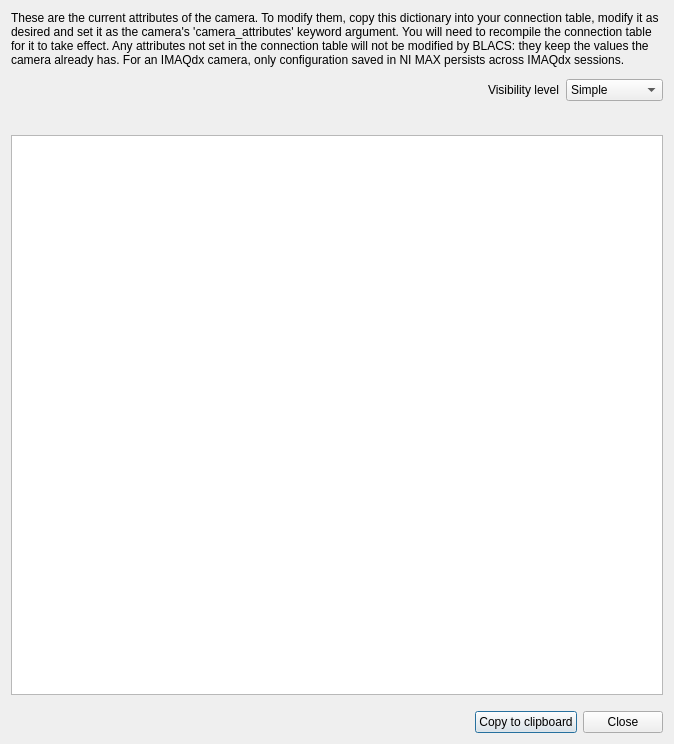
<?xml version="1.0" encoding="UTF-8"?>
<ui version="4.0">
 <class>dialog</class>
 <widget class="QDialog" name="dialog">
  <property name="geometry">
   <rect>
    <x>0</x>
    <y>0</y>
    <width>674</width>
    <height>744</height>
   </rect>
  </property>
  <property name="windowTitle">
   <string>Form</string>
  </property>
  <property name="windowIcon">
   <iconset resource="../../../clones/qtutils/qtutils/icons/icons.qrc">
    <normaloff>:/qtutils/fugue/table-import.png</normaloff>:/qtutils/fugue/table-import.png</iconset>
  </property>
  <layout class="QVBoxLayout" name="verticalLayout">
   <item>
    <widget class="QLabel" name="label">
     <property name="text">
      <string>These are the current attributes of the camera. To modify them, copy this dictionary into your connection table, modify it as desired and set it as the camera's 'camera_attributes' keyword argument. You will need to recompile the connection table for it to take effect. Any attributes not set in the connection table will not be modified by BLACS: they keep the values the camera already has. For an IMAQdx camera, only configuration saved in NI MAX persists across IMAQdx sessions.</string>
     </property>
     <property name="wordWrap">
      <bool>true</bool>
     </property>
    </widget>
   </item>
   <item>
    <layout class="QHBoxLayout" name="horizontalLayout_2">
     <property name="topMargin">
      <number>6</number>
     </property>
     <item>
      <spacer name="horizontalSpacer_3">
       <property name="orientation">
        <enum>Qt::Horizontal</enum>
       </property>
       <property name="sizeHint" stdset="0">
        <size>
         <width>40</width>
         <height>20</height>
        </size>
       </property>
      </spacer>
     </item>
     <item>
      <widget class="QLabel" name="label_2">
       <property name="text">
        <string>Visibility level</string>
       </property>
      </widget>
     </item>
     <item>
      <widget class="QComboBox" name="comboBox">
       <item>
        <property name="text">
         <string>Simple</string>
        </property>
        <property name="icon">
         <iconset resource="../../../clones/qtutils/qtutils/icons/icons.qrc">
          <normaloff>:/qtutils/fugue/table.png</normaloff>:/qtutils/fugue/table.png</iconset>
        </property>
       </item>
       <item>
        <property name="text">
         <string>Intermediate</string>
        </property>
        <property name="icon">
         <iconset resource="../../../clones/qtutils/qtutils/icons/icons.qrc">
          <normaloff>:/qtutils/fugue/tables.png</normaloff>:/qtutils/fugue/tables.png</iconset>
        </property>
       </item>
       <item>
        <property name="text">
         <string>Advanced</string>
        </property>
        <property name="icon">
         <iconset resource="../../../clones/qtutils/qtutils/icons/icons.qrc">
          <normaloff>:/qtutils/fugue/tables-stacks.png</normaloff>:/qtutils/fugue/tables-stacks.png</iconset>
        </property>
       </item>
      </widget>
     </item>
    </layout>
   </item>
   <item>
    <layout class="QHBoxLayout" name="horizontalLayout_3">
     <property name="topMargin">
      <number>8</number>
     </property>
     <item>
      <spacer name="horizontalSpacer_2">
       <property name="orientation">
        <enum>Qt::Horizontal</enum>
       </property>
       <property name="sizeHint" stdset="0">
        <size>
         <width>40</width>
         <height>20</height>
        </size>
       </property>
      </spacer>
     </item>
    </layout>
   </item>
   <item>
    <widget class="QPlainTextEdit" name="plainTextEdit">
     <property name="readOnly">
      <bool>true</bool>
     </property>
    </widget>
   </item>
   <item>
    <layout class="QHBoxLayout" name="horizontalLayout">
     <property name="topMargin">
      <number>10</number>
     </property>
     <item>
      <spacer name="horizontalSpacer">
       <property name="orientation">
        <enum>Qt::Horizontal</enum>
       </property>
       <property name="sizeHint" stdset="0">
        <size>
         <width>40</width>
         <height>20</height>
        </size>
       </property>
      </spacer>
     </item>
     <item>
      <widget class="QPushButton" name="pushButton_copy">
       <property name="text">
        <string>Copy to clipboard</string>
       </property>
       <property name="icon">
        <iconset resource="../../../clones/qtutils/qtutils/icons/icons.qrc">
         <normaloff>:/qtutils/fugue/clipboard--arrow.png</normaloff>:/qtutils/fugue/clipboard--arrow.png</iconset>
       </property>
      </widget>
     </item>
     <item>
      <widget class="QPushButton" name="pushButton_2">
       <property name="text">
        <string>Close</string>
       </property>
       <property name="icon">
        <iconset theme="cancel">
         <normaloff>.</normaloff>.</iconset>
       </property>
      </widget>
     </item>
    </layout>
   </item>
  </layout>
 </widget>
 <resources>
  <include location="../../../clones/qtutils/qtutils/icons/icons.qrc"/>
 </resources>
 <connections>
  <connection>
   <sender>pushButton_2</sender>
   <signal>clicked()</signal>
   <receiver>dialog</receiver>
   <slot>accept()</slot>
   <hints>
    <hint type="sourcelabel">
     <x>597</x>
     <y>602</y>
    </hint>
    <hint type="destinationlabel">
     <x>395</x>
     <y>18</y>
    </hint>
   </hints>
  </connection>
 </connections>
</ui>
